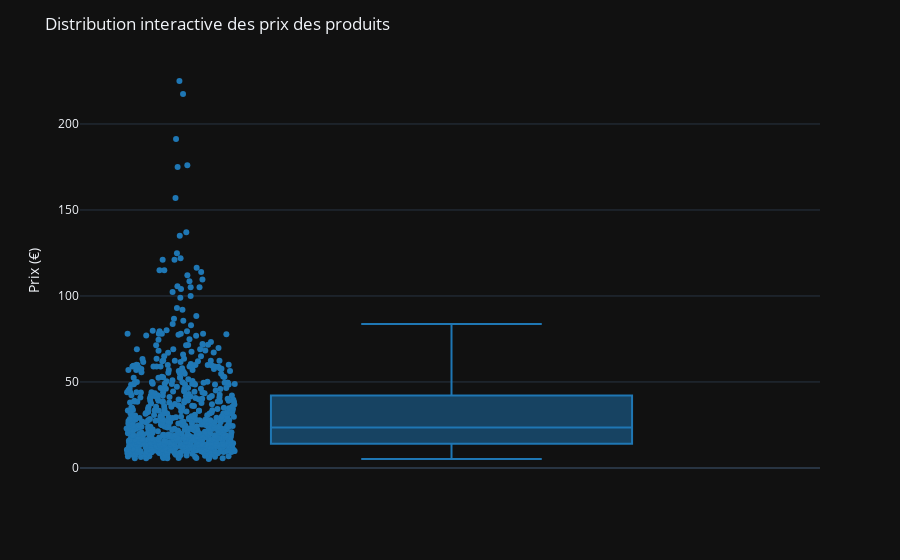

The notebook cell saved with this chart:
### Code cell
#Autre méthode avec plotly express

fig = px.box(df_final, y="price", points="all", color_discrete_sequence=["#1f77b4"])
fig.update_layout(
    title="Distribution interactive des prix des produits",
    yaxis_title="Prix (€)",
    template="plotly_dark"
)
fig.show()

### Figure 1 — Plotly figure (JSON) as saved in the notebook; plotly's stock layout.template omitted (floating-point values rounded to 4 significant figures; data arrays with more than 128 entries replaced by an {"elided": "..."} marker saying what was removed)
{"data": [{"alignmentgroup": "True", "boxpoints": "all", "hovertemplate": "price=%{y}<extra></extra>", "legendgroup": "", "marker": {"color": "#1f77b4"}, "name": "", "notched": false, "offsetgroup": "", "orientation": "v", "showlegend": false, "type": "box", "x0": " ", "xaxis": "x", "y": {"elided": "714 float values"}, "y0": " ", "yaxis": "y"}], "layout": {"boxmode": "group", "legend": {"tracegroupgap": 0}, "margin": {"t": 60}, "title": {"text": "Distribution interactive des prix des produits"}, "xaxis": {"anchor": "y", "domain": [0, 1]}, "yaxis": {"anchor": "x", "domain": [0, 1], "title": {"text": "Prix (€)"}}}}
